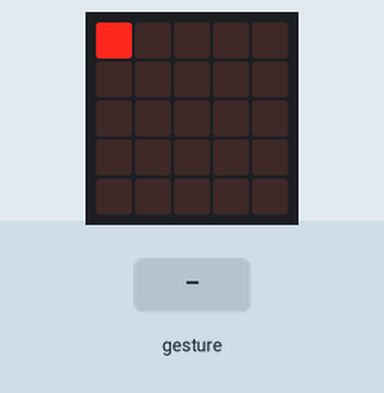
A program run on a simulated BBC micro:bit (MakeCode). Shown: the board's 5×5 LED display. Inputs (shaded band) come from the test bench. A tilt is held for 1.5 s and a shake lasts 1 s, then the board lies face up again.

Above: at 1.2 s.
1.3 s: gesture 'tilt right'
At 2.1 s:
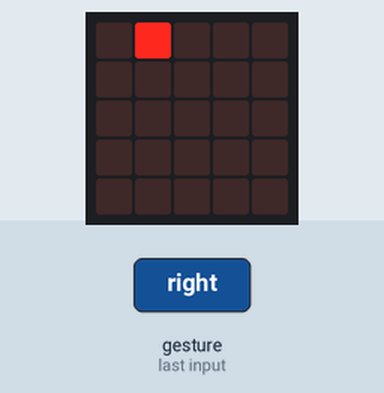
2.9 s: gesture 'logo up'
At 3.3 s:
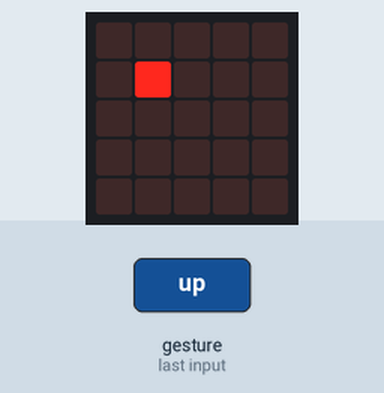
4.4 s: gesture 'tilt left'
At 5.7 s:
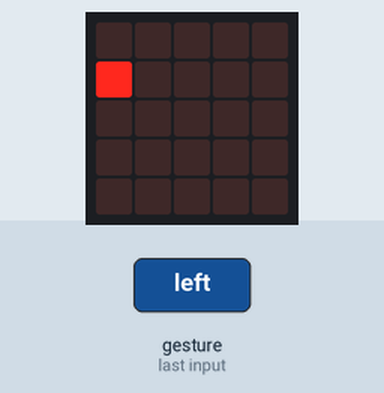
6.0 s: gesture 'logo up'
At 6.8 s:
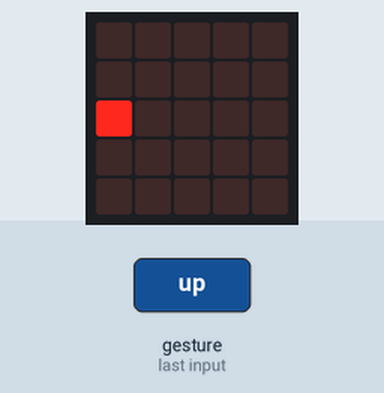
7.5 s: gesture 'tilt right'
At 8.0 s:
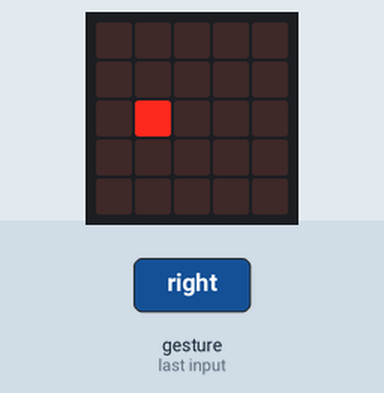
9.1 s: gesture 'logo up'
At 10.4 s:
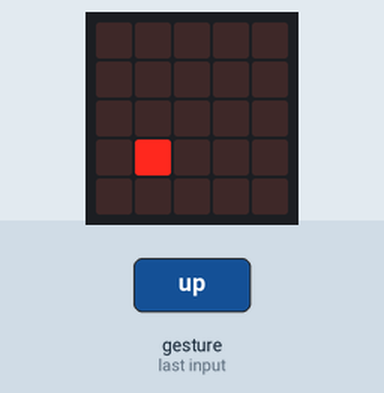
Timing chart, 0 to 11.6 s (numbered marks = the images above; inputs shaded):
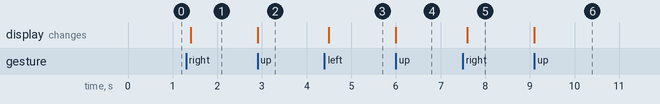

The program:

main.ts
```typescript
// Ablauf ist bei jeder Eingabe derselbe: Bildschirm löschen, variable ändern, LED am Bildschirm zeichnen
input.onGesture(Gesture.TiltRight, function () {
    // Bildschirm soll nicht gelöscht werden, wenn trauriges Smiley sichtbar ist
    if (x >= -1 && x <= 5) {
        basic.clearScreen()
    }
    x += 1
    // Wenn Cursor innerhalb des sichtbaren Bereich, dann zeichne LED ansonst trauriges Smiley
    if (x >= 0 && x <= 4) {
        led.plot(x, y)
    } else {
        basic.showIcon(IconNames.Sad)
    }
})
input.onGesture(Gesture.LogoUp, function () {
    if (y >= -1 && y <= 5) {
        basic.clearScreen()
    }
    y += 1
    if (y >= 0 && y <= 4) {
        led.plot(x, y)
    } else {
        basic.showIcon(IconNames.Sad)
    }
})
input.onGesture(Gesture.TiltLeft, function () {
    if (x >= -1 && x <= 5) {
        basic.clearScreen()
    }
    x += -1
    if (x >= 0 && x <= 4) {
        led.plot(x, y)
    } else {
        basic.showIcon(IconNames.Sad)
    }
})
input.onGesture(Gesture.LogoDown, function () {
    if (y >= -1 && y <= 5) {
        basic.clearScreen()
    }
    y += -1
    if (y >= 0 && y <= 4) {
        led.plot(x, y)
    } else {
        basic.showIcon(IconNames.Sad)
    }
})
// Startpunkt definieren
let y = 0
let x = 0
x = 0
y = 0
led.plot(0, 0)
```

test.ts
```typescript
// Hier kann man Tests durchführen; diese Datei wird nicht kompiliert, wenn dieses Paket als Erweiterung verwendet wird.
```

Measured:
- after the input at 1.3 s, the display: changes after 0.10 s (image 1)
- after the input at 2.9 s, the display: changes at once (image 2)
- after the input at 4.4 s, the display: changes after 0.10 s (image 3)
- after the input at 6.0 s, the display: changes at once (image 4)
- after the input at 7.5 s, the display: changes after 0.10 s (image 5)
- after the input at 9.1 s, the display: changes at once (image 6)
